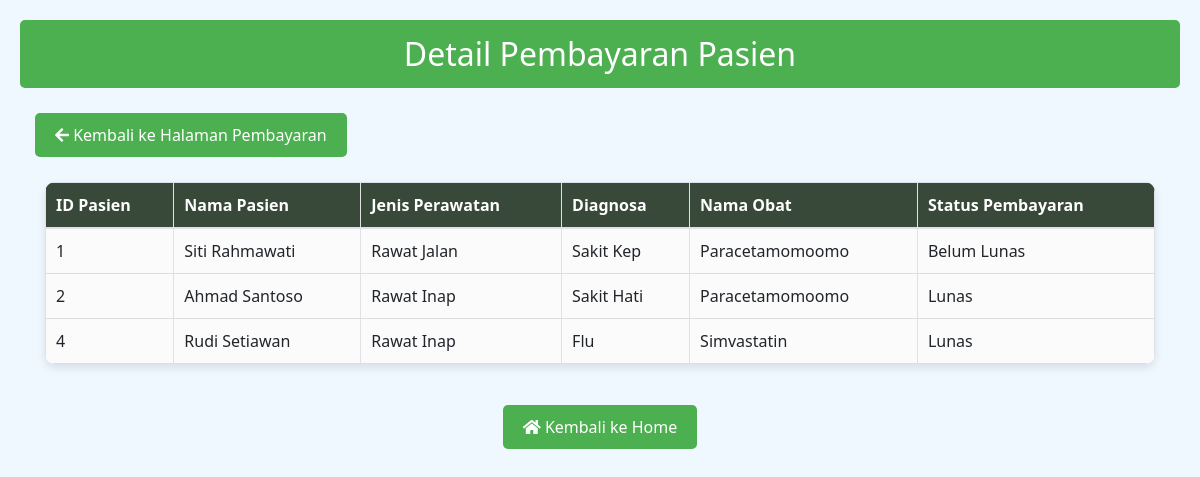
Page /DetailPasien.php on the committed database.
### tables this page shows
CREATE TABLE tabel_pasien (
  id_pasien INT(7) NOT NULL AUTO_INCREMENT,
  namapasien VARCHAR(50) NOT NULL,
  no_hp VARCHAR(100) NOT NULL,
  alamat VARCHAR(50) NOT NULL,
  tgldaftar DATE NOT NULL,
  PRIMARY KEY (id_pasien)
);

### DetailPasien.php (the view, shortened to what this page needs)
<?php
include_once("koneksi.php");
$query_detail_pasien = "SELECT * FROM detailpasien order by id_pasien asc";
$result_detail_pasien = mysqli_query($mysqli, $query_detail_pasien);
?>
<!DOCTYPE html>
<html>
<head>
    <link rel="stylesheet" href="https://use.fontawesome.com/releases/v5.6.3/css/all.css">
    <link rel="stylesheet" href="https://cdn.jsdelivr.net/npm/bootstrap@4.5.3/dist/css/bootstrap.min.css">
</head>
<body>
    <header>
        Detail Pembayaran Pasien
    </header>
    <div class="container">
        <div class="row">
            <a href="Pembayaran.php" class="btn btn-custom"><i class="fas fa-arrow-left"></i> Kembali ke Halaman Pembayaran</a>
            <div class="col-12">
                <table class="table1 table table-bordered">
                    <thead>
                        <tr>
                            <th>ID Pasien</th>
                            <th>Nama Pasien</th>
                            <th>Jenis Perawatan</th>
                            <th>Diagnosa</th>
                            <th>Nama Obat</th>
                            <th>Status Pembayaran</th>
                        </tr>
                    </thead>
                    <tbody>
                        <?php
                        while ($row = mysqli_fetch_assoc($result_detail_pasien)) {
                            echo "<tr>";
                            echo "<td>" . $row['id_pasien'] . "</td>";
                            echo "<td>" . $row['namapasien'] . "</td>";
                            echo "<td>" . $row['jenis_perawatan'] . "</td>";
                            echo "<td>" . $row['diagnosa'] . "</td>";
                            echo "<td>" . $row['nama_obat'] . "</td>";
                            echo "<td>" . $row['Status Pembayaran'] . "</td>";
                            echo "</tr>";
                        }
                        ?>
                    </tbody>
                </table>
            </div>
        </div>
    </div>
    <div class="container">
        <div class="row">
            <div class="col-12 text-center">
                <a href="Website.php" class="btn btn-custom"><i class="fas fa-home"></i> Kembali ke Home</a>
            </div>
        </div>
    </div>
</body>
</html>

### DetailPasien.php (style rules this page uses)
body { background-color: #f0f8ff; font-family: 'Segoe UI', Tahoma, Geneva, Verdana, sans-serif; padding: 20px; }
header { background-color: #4caf50; color: white; padding: 10px; text-align: center; font-size: 2rem; border-radius: 5px; margin-bottom: 20px; }
.container { margin-bottom: 20px; }
.table1 { border: none; width: 100%; margin-top: 20px; box-shadow: 0 4px 8px rgba(0, 0, 0, 0.1); border-radius: 10px; overflow: hidden; }
.table1 th { background-color: #394939; color: white; padding: 10px; text-align: left; }
.table1 td { background-color: #fbfbfb; padding: 10px; border-bottom: 1px solid #ddd; }
.btn-custom { background-color: #4caf50; color: white; border: none; padding: 10px 20px; margin: 5px; border-radius: 5px; }

### rows in the picture
tabel_pasien: id_pasien "1", namapasien "Siti Rahmawati", jenis_perawatan "Rawat Jalan", diagnosa "Sakit Kep", nama_obat "Paracetamomoomo", Status "Belum Lunas"
tabel_pasien: id_pasien "2", namapasien "Ahmad Santoso", jenis_perawatan "Rawat Inap", diagnosa "Sakit Hati", nama_obat "Paracetamomoomo", Status "Lunas"
tabel_pasien: id_pasien "4", namapasien "Rudi Setiawan", jenis_perawatan "Rawat Inap", diagnosa "Flu", nama_obat "Simvastatin", Status "Lunas"
